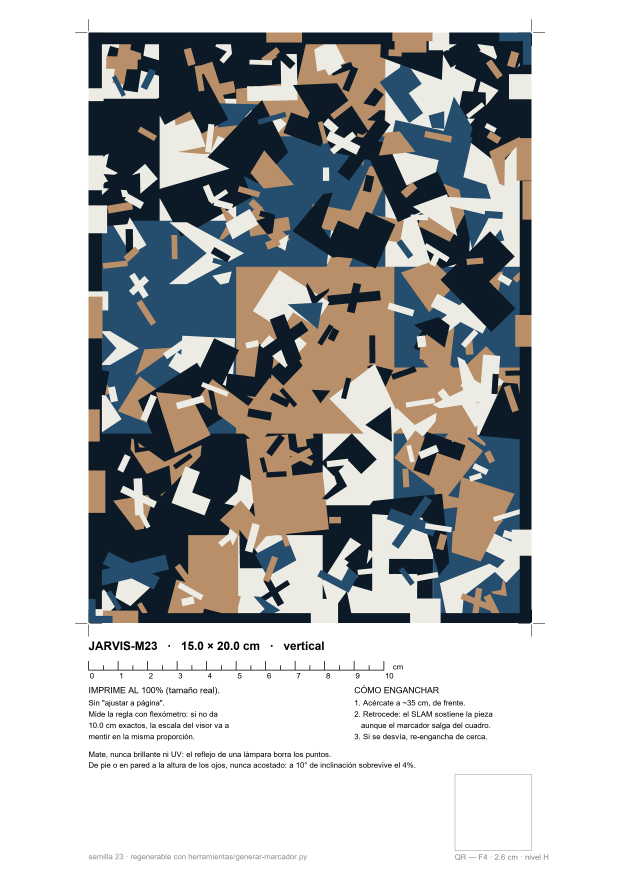
#> input picture herramientas/marcadores/JARVIS-M23-hoja-A4-300dpi.png, 2480 x 3508 px (shown at 1/4 size)
$ python evaluar-marcador.py marcadores/JARVIS-M23-hoja-A4-300dpi.png 1.0
#> lines starting #> are read from the running program, lines starting #| are printed output that depends on the picture
"""Dice si un diseño va a trackear, ANTES de mandarlo a imprenta.

    python herramientas/evaluar-marcador.py <imagen> <ancho_impreso_cm>

Ejemplo:
    python herramientas/evaluar-marcador.py propuestas/tent-card-v3.png 10

Devuelve cuatro números y un veredicto. La idea es que el equipo de diseño itere
contra esos números en lugar de adivinar, y que nadie se entere de que un target
no sirve cuando ya hay 500 menús impresos.

Qué mide, y por qué esos y no otros:

1. TAMAÑO EN CUADRO. Cuánto del ancho de la imagen de cámara ocupa el impreso a
   distancia de lectura. Es geometría pura: un target chico no tiene arreglo.

2. PUNTOS REPETIBLES. No cuántos puntos de interés hay —eso engaña, el ruido de
   una textura acuarela genera miles— sino cuántos SOBREVIVEN a desenfoque, poca
   luz, ruido de sensor e inclinación. Se degrada la imagen en cuatro niveles y
   sólo cuentan los que reaparecen en su lugar geométrico correcto.

3. COBERTURA. Los puntos deben estar repartidos. Cien puntos apilados en una
   esquina dan una pose mal condicionada; cien repartidos la sostienen.

4. FEATURE POINTS DE MINDAR. El juez final: los cuenta su propio compilador. Se
   compila a la resolución que la cámara REALMENTE resuelve (~32 px/cm a 35 cm),
   no a la máxima posible, porque compilar sobremuestreado obliga a MindAR a
   emparejar en los niveles chicos de su pirámide, donde hay menos puntos y
   peores. Ese error costó la mitad del rendimiento en este proyecto.
"""
import json
import subprocess
import sys
from pathlib import Path

import cv2
import numpy as np

AQUI = Path(__file__).parent

# Cámara trasera típica de teléfono.
ANCHO_SENSOR, FOV = 1280, 60.0
D_REF = 35              # distancia de lectura de referencia, cm
TOLERANCIA_PX = 3.0     # cuánto puede moverse un punto y seguir contando como el mismo

# Umbrales. Salieron de medir este proyecto, no de un manual.
MIN_PCT_CUADRO   = 30      # % del ancho del cuadro que debe ocupar el impreso
MIN_REPETIBLES   = 250
MIN_COBERTURA    = 75      # %
MIN_MINDAR_E1    = 300     # feature points a escala 1


def px_por_cm(distancia_cm):
    return ANCHO_SENSOR / (2 * distancia_cm * np.tan(np.radians(FOV / 2)))


def degradar(img, nivel, rng):
    """nivel 1 = condiciones buenas ... 4 = mesa mal iluminada y mano temblando."""
    h, w = img.shape
    blur      = [0.8, 1.2, 1.8, 2.4][nivel - 1]
    contraste = [0.85, 0.70, 0.55, 0.45][nivel - 1]
    ruido     = [2.0, 3.5, 5.0, 7.0][nivel - 1]
    grados    = [2.0, 4.0, 7.0, 10.0][nivel - 1]

    x = cv2.GaussianBlur(img.astype(np.float32), (0, 0), blur)
    x = (x - 128) * contraste + 128 + 8              # luz tibia y baja
    x = np.clip(x + rng.normal(0, ruido, x.shape), 0, 255).astype(np.uint8)

    d = w * np.tan(np.radians(grados)) * 0.25        # nadie sostiene el teléfono paralelo
    H = cv2.getPerspectiveTransform(
        np.float32([[0, 0], [w, 0], [w, h], [0, h]]),
        np.float32([[d, 0], [w - d, 0], [w, h], [0, h]]))
    return cv2.warpPerspective(x, H, (w, h), borderMode=cv2.BORDER_REPLICATE), H


def medir_repetibles(gris):
    orb = cv2.ORB_create(nfeatures=6000, scaleFactor=1.2, nlevels=6, fastThreshold=18)
    bf = cv2.BFMatcher(cv2.NORM_HAMMING, crossCheck=True)
    rng = np.random.default_rng(7)

    kps, des = orb.detectAndCompute(gris, None)
    if des is None or len(kps) < 10:
        return 0, 0.0, 0, []
    pts = np.float32([k.pt for k in kps]).reshape(-1, 1, 2)
    sobrevive = np.zeros(len(kps), dtype=int)
    por_nivel = []

    for nivel in (1, 2, 3, 4):
        deg, H = degradar(gris, nivel, rng)
        kd, dd = orb.detectAndCompute(deg, None)
        if dd is None:
            por_nivel.append(0)
            continue
        esperado = cv2.perspectiveTransform(pts, H).reshape(-1, 2)
        ok = 0
        for m in bf.match(des, dd):
            if np.linalg.norm(np.array(kd[m.trainIdx].pt) - esperado[m.queryIdx]) <= TOLERANCIA_PX:
                sobrevive[m.queryIdx] += 1
                ok += 1
        por_nivel.append(ok)

    rep = sobrevive >= 2          # aguanta al menos dos niveles de degradación
    P = np.float32([k.pt for k in kps])[rep]
    cobertura = 0.0
    if len(P):
        gx = np.clip((P[:, 0] / gris.shape[1] * 4).astype(int), 0, 3)
        gy = np.clip((P[:, 1] / gris.shape[0] * 4).astype(int), 0, 3)
        cobertura = 100.0 * len(set(zip(gx.tolist(), gy.tolist()))) / 16
    return int(rep.sum()), cobertura, len(kps), por_nivel


def compilar(img_rgb, nombre):
    """Compila con el compilador real de MindAR y devuelve sus feature points."""
    nm = AQUI / "node_modules" / "mind-ar"
    rgba_path = AQUI / f"_{nombre}.rgba"
    mind_path = AQUI / f"_{nombre}.mind"
    h, w = img_rgb.shape[:2]
    cv2.cvtColor(img_rgb, cv2.COLOR_BGR2RGBA).tofile(rgba_path)

    if not nm.exists():
        print("\n  (MindAR no instalado — para el veredicto completo:)")
        print(f"    cd herramientas && npm install --ignore-scripts")
        print(f"    node herramientas/compilar-en-node.mjs {rgba_path.name} {w} {h} salida.mind")
        return None

    r = subprocess.run(
        ["node", str(AQUI / "compilar-en-node.mjs"), str(rgba_path), str(w), str(h), str(mind_path)],
        capture_output=True, text=True, cwd=AQUI)
    rgba_path.unlink(missing_ok=True)
    if r.returncode != 0:
        print("\n  error al compilar:", (r.stderr or "")[-400:])
        return None

    niveles = []
    for linea in r.stdout.splitlines():
        p = linea.split()
        if len(p) == 3 and "x" in p[1]:
            try:
                niveles.append((float(p[0]), p[1], int(p[2])))
            except ValueError:
                pass
    kb = mind_path.stat().st_size / 1024 if mind_path.exists() else 0
    return {"niveles": niveles, "kb": kb, "mind": mind_path}


def main():
    if len(sys.argv) < 3:
        print(__doc__)
        sys.exit(1)
    ruta = Path(sys.argv[1])
    ancho_cm = float(sys.argv[2])
    original = cv2.imread(str(ruta), cv2.IMREAD_COLOR)
#> original is the input picture: shape (3508, 2480, 3); mean B, G, R 182.9, 183.3, 182.3
    if original is None:
        print(f"no pude leer {ruta}")
        sys.exit(1)

    h0, w0 = original.shape[:2]
#> h0 = 3508; w0 = 2480
    alto_cm = ancho_cm * h0 / w0
#> alto_cm = 1.41
    print("=" * 72)
    print(f"  {ruta.name}")
    print(f"  impreso: {ancho_cm:.1f} x {alto_cm:.1f} cm   ({w0}x{h0} px en el archivo)")
#|   impreso: 1.0 x 1.4 cm   (2480x3508 px en el archivo)
    print("=" * 72)

    # 1. Tamaño en cuadro
    print("\n1. TAMANO EN CUADRO")
    pct35 = None
    for d in (25, 35, 50):
        visible_cm = 2 * d * np.tan(np.radians(FOV / 2))
        pct = 100 * ancho_cm / visible_cm
        if d == D_REF:
            pct35 = pct
        print(f"   a {d} cm: la camara abarca {visible_cm:.0f} cm  ->  el impreso ocupa {pct:.0f}% del ancho")

    # Reescalado a lo que la cámara resuelve a 35 cm: todo lo demás se mide ahí.
    esc = px_por_cm(D_REF) * ancho_cm / w0
#> esc = 0.0128
    vista = cv2.resize(original, (max(1, round(w0 * esc)), max(1, round(h0 * esc))),
                       interpolation=cv2.INTER_AREA if esc < 1 else cv2.INTER_CUBIC)
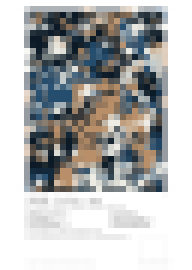
#> vista: shape (45, 32, 3) (shown 6 times larger); mean B, G, R 182.9, 183.3, 182.3
    gris = cv2.cvtColor(vista, cv2.COLOR_BGR2GRAY)
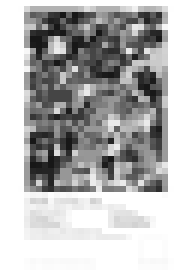
#> gris: shape (45, 32) (shown 6 times larger); min 23, max 255, mean 183
    print(f"\n   como lo ve la camara a {D_REF} cm: {vista.shape[1]}x{vista.shape[0]} px"
          f"  ({px_por_cm(D_REF):.1f} px/cm)")
#|    como lo ve la camara a 35 cm: 32x45 px  (31.7 px/cm)

    # 2 y 3. Repetibilidad y cobertura
    rep, cob, crudos, por_nivel = medir_repetibles(gris)
#> in medir_repetibles, `kps, des = orb.detectAndCompute(gris, None)`: kps = (); des = None
#> rep = 0; cob = 0; crudos = 0; por_nivel = []
    print("\n2. PUNTOS REPETIBLES  (sobreviven a desenfoque, poca luz, ruido e inclinacion)")
    print(f"   crudos detectados : {crudos}")
#|    crudos detectados : 0
    print(f"   REPETIBLES        : {rep}")
#|    REPETIBLES        : 0
    etiquetas = ["2 grados", "4 grados", "7 grados", "10 grados"]
    for e, n in zip(etiquetas, por_nivel):
        print(f"     sobreviven a {e:<10}: {n}"
              + ("   <- la inclinacion es lo que mas mata" if e == "7 grados" else ""))
#> this loop made 0 passes
    print(f"\n3. COBERTURA        : {cob:.0f}%   (repartidos, no apilados en una esquina)")
#| 3. COBERTURA        : 0%   (repartidos, no apilados en una esquina)

    # 4. El juez final
    print("\n4. FEATURE POINTS DE MINDAR  (su propio compilador, a la resolucion correcta)")
    comp = compilar(vista, ruta.stem.replace(" ", "-"))
#|     node herramientas/compilar-en-node.mjs _JARVIS-M23-hoja-A4-300dpi.rgba 32 45 salida.mind
    e1 = None
    if comp and comp["niveles"]:
        e1 = comp["niveles"][0][2]
        print(f"   .mind: {comp['kb']:.0f} KB   ->  {comp['mind'].name}")
        print(f"   {'escala':>7}  {'px':>10}  {'puntos':>7}")
        for s, px, n in comp["niveles"]:
            print(f"   {s:>7}  {px:>10}  {n:>7}")

    # Veredicto
    print("\n" + "=" * 72)
    pruebas = [
        ("tamano en cuadro", f"{pct35:.0f}%", pct35 >= MIN_PCT_CUADRO, f">={MIN_PCT_CUADRO}%"),
        ("puntos repetibles", str(rep), rep >= MIN_REPETIBLES, f">={MIN_REPETIBLES}"),
        ("cobertura", f"{cob:.0f}%", cob >= MIN_COBERTURA, f">={MIN_COBERTURA}%"),
    ]
#> pruebas = [('tamano en cuadro', '2%', False, '>=30%'), ('puntos repetibles', '0', False, '>=250'), ('cobertura', '0%', False, '>=75%')]
    if e1 is not None:
        pruebas.append(("feature points a escala 1", str(e1), e1 >= MIN_MINDAR_E1, f">={MIN_MINDAR_E1}"))

    for nombre, valor, ok, meta in pruebas:
        print(f"  {'OK  ' if ok else 'FALLA'}  {nombre:<28} {valor:>8}   (meta {meta})")
#> this loop made 3 passes
#|   FALLA  tamano en cuadro                   2%   (meta >=30%)
#|   FALLA  puntos repetibles                   0   (meta >=250)
#|   FALLA  cobertura                          0%   (meta >=75%)

    fallan = [p[0] for p in pruebas if not p[2]]
#> fallan = ['tamano en cuadro', 'puntos repetibles', 'cobertura']
    print("=" * 72)

    # La inclinación va aparte y sin umbral inventado, porque es el criterio que
    # decide en campo y el que no sé calibrar contra la realidad todavía.
    if len(por_nivel) == 4 and por_nivel[0]:
        r7  = 100 * por_nivel[2] / por_nivel[0]
        r10 = 100 * por_nivel[3] / por_nivel[0]
        print(f"  AGUANTE A LA INCLINACION: queda {r7:.0f}% a 7 grados, {r10:.0f}% a 10.")
        if r7 < 35:
            print("    Se desploma. Este es el criterio que mas falla en la mesa, porque")
            print("    un menu acostado SIEMPRE se ve oblicuo. Un tent card vertical lo")
            print("    resuelve de golpe; mas contraste de valor tambien ayuda.")

    print("\n  OJO CON ESTE VEREDICTO: esta simulacion degrada un render digital.")
    print("  No captura tinta, trama de impresion, textura de papel, reflejos")
    print("  especulares ni el auto-exposure de la camara. Cumplir estos minimos")
    print("  es NECESARIO, no suficiente: sirve para descartar disenos malos")
    print("  temprano, no para certificar que uno bueno va a funcionar.")

    print()
    if not fallan:
        print("  VEREDICTO: cumple los minimos. Vale la pena imprimir una prueba y medirla en la mesa.")
    else:
        print(f"  VEREDICTO: no cumple todavia. Falla en: {', '.join(fallan)}")
#|   VEREDICTO: no cumple todavia. Falla en: tamano en cuadro, puntos repetibles, cobertura
        print("\n  Que mueve cada numero:")
        if pct35 < MIN_PCT_CUADRO:
            print(f"   - tamano: imprimirlo mas grande. Minimo {MIN_PCT_CUADRO/100*2*D_REF*np.tan(np.radians(FOV/2)):.0f} cm de ancho.")
        if rep < MIN_REPETIBLES:
            print("   - repetibles: mas CONTRASTE DE VALOR (oscuros casi negros contra claros).")
            print("     Tonos medios del mismo matiz no aportan: el tracker ve en escala de grises.")
        if cob < MIN_COBERTURA:
            print("   - cobertura: reparte el detalle por toda la superficie.")
            print("     Nada de un dibujo bonito al centro rodeado de fondo liso.")
        if e1 is not None and e1 < MIN_MINDAR_E1:
            print("   - feature points: mas detalle no repetitivo. Cero motivos espejeados,")
            print("     cero tramas regulares. Si un elemento aparece dos veces, cambialo.")
    print()


if __name__ == "__main__":
    main()

$ run again, on herramientas/marcadores/JARVIS-M23-target-32ppcm.png
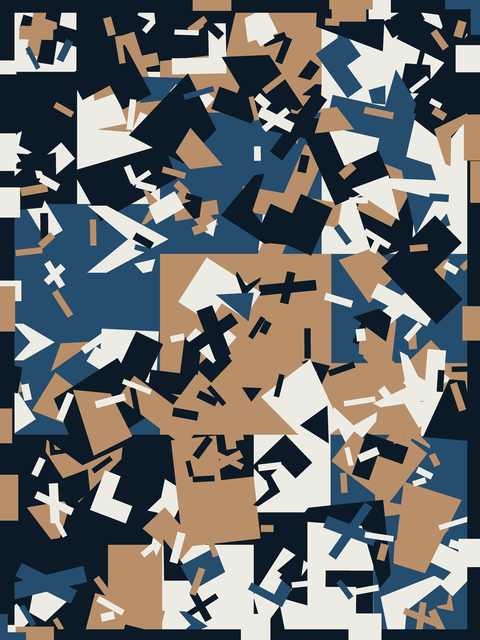
#> input picture herramientas/marcadores/JARVIS-M23-target-32ppcm.png, 480 x 640 px
#> in main, original is the input picture: shape (640, 480, 3); mean B, G, R 109.1, 110, 107.9
#|   impreso: 1.0 x 1.3 cm   (480x640 px en el archivo)
#> in main, `vista = cv2.resize(original, (max(1, round(w0 * esc)), max(1, round(h0..`:
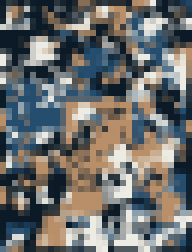
#> vista: shape (42, 32, 3) (shown 6 times larger); mean B, G, R 109.1, 110, 107.9
#> in main, `gris = cv2.cvtColor(vista, cv2.COLOR_BGR2GRAY)`:
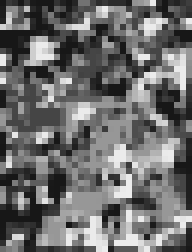
#> gris: shape (42, 32) (shown 6 times larger); min 23, max 236, mean 109.3
#|    como lo ve la camara a 35 cm: 32x42 px  (31.7 px/cm)
#> kps = (); des = None
#> rep = 0; por_nivel = []
#|    crudos detectados : 0
#|    REPETIBLES        : 0
#| 3. COBERTURA        : 0%   (repartidos, no apilados en una esquina)
#|     node herramientas/compilar-en-node.mjs _JARVIS-M23-target-32ppcm.rgba 32 42 salida.mind
#> pruebas = [('tamano en cuadro', '2%', False, '>=30%'), ('puntos repetibles', '0', False, '>=250'), ('cobertura', '0%', False, '>=75%')]
#> the loop in main, `for nombre, valor, ok, meta in pruebas:` made 3 passes
#> (printed output is left out)
#> fallan = ['tamano en cuadro', 'puntos repetibles', 'cobertura']
#|   VEREDICTO: no cumple todavia. Falla en: tamano en cuadro, puntos repetibles, cobertura
